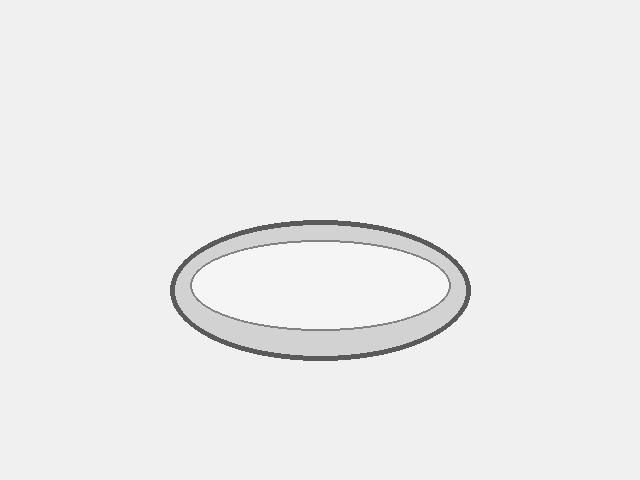
#> input picture Services/pyhtonServices/uploads/bowl.jpg, 640 x 480 px
$ python test.py
#> lines starting #> are read from the running program, lines starting #| are printed output that depends on the picture; after the words box and inside, x2 and y2 are one past the last pixel; in counts of white or black regions, pixels touching at a corner belong together
### Services/pyhtonServices/merger.py
import cv2
import numpy as np


def merge_video(bowl_image_path, water_video_path, output_video_path):
#> called with bowl_image_path = 'uploads/bowl.jpg', water_video_path = 'uploads/water.mp4', output_video_path = 'outputs/result.mp4'
    BOWL_X = 180
    BOWL_Y = 220
    BOWL_W = 280
    BOWL_H = 120

    bowl_bg = cv2.imread(bowl_image_path)
#> bowl_bg is the input picture: shape (480, 640, 3); min 57, max 255, mean 237.1
    water_video = cv2.VideoCapture(water_video_path)
    fps = water_video.get(cv2.CAP_PROP_FPS)
    width = int(
        water_video.get(cv2.CAP_PROP_FRAME_WIDTH)
    )

    height = int(
        water_video.get(cv2.CAP_PROP_FRAME_HEIGHT)
    )

    bowl_bg = cv2.resize(
        bowl_bg,
        (width, height)
    )

    fourcc = cv2.VideoWriter_fourcc(*'mp4v')

    writer = cv2.VideoWriter(
        output_video_path,
        fourcc,
        fps,
        (width, height)
    )

    while True:
        ret, water_frame = water_video.read()
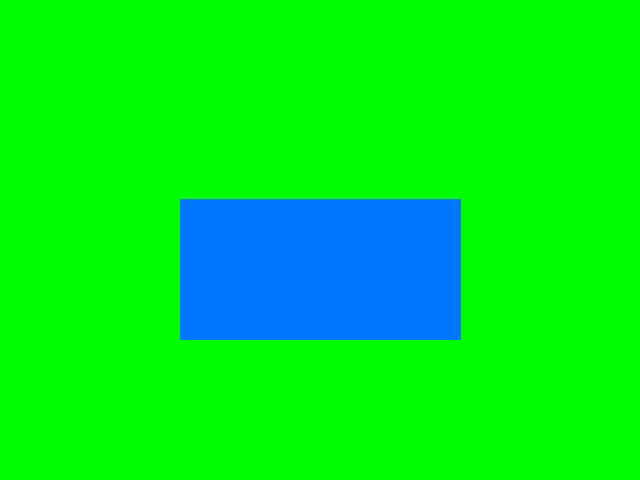
#> input picture frame 12 of Services/pyhtonServices/uploads/water.mp4, 640 x 480 px
#> water_frame is the input picture: shape (480, 640, 3); mean B, G, R 32.6, 236.5, 0
        if not ret:
            break

        hsv = cv2.cvtColor(
            water_frame,
            cv2.COLOR_BGR2HSV
        )
#> hsv: shape (480, 640, 3); mean H, S, V 65.9, 255, 253.7

        lower_green = np.array([35, 40, 40])
        upper_green = np.array([85, 255, 255])

        # Detect green screen
        green_mask = cv2.inRange(
            hsv,
            lower_green,
            upper_green
        )
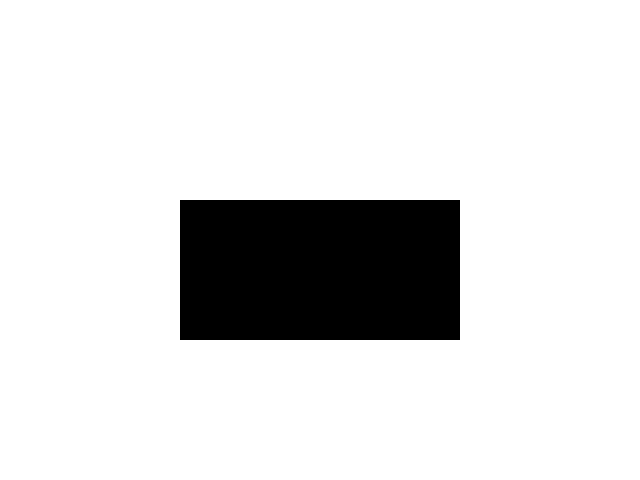
#> green_mask: shape (480, 640); 87.2% white; 1 black region, box (x1, y1, x2, y2) and area: (180, 200, 460, 340) 39200

        # Water = everything except green
        water_mask = cv2.bitwise_not(
            green_mask
        )

        # Bowl mask
        bowl_roi_mask = np.zeros(
            (height, width),
            dtype=np.uint8
        )

        cv2.ellipse(
            bowl_roi_mask,
            (
                BOWL_X + BOWL_W // 2,
                BOWL_Y + BOWL_H // 2
            ),
            (
                BOWL_W // 2,
                BOWL_H // 2
            ),
            0,
            0,
            360,
            255,
            -1
        )
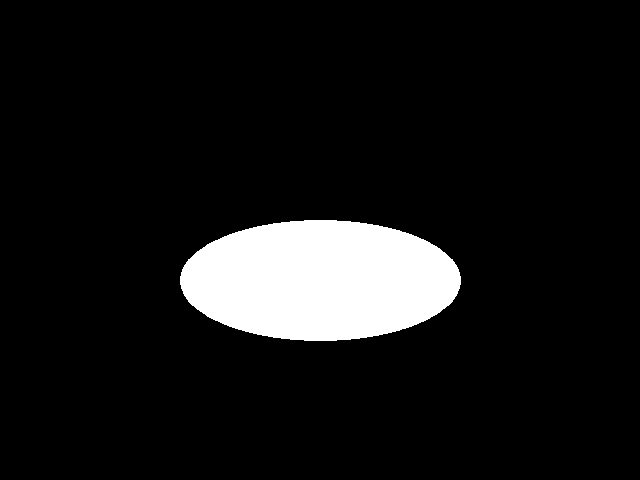
#> bowl_roi_mask: shape (480, 640); 8.7% white; 1 white region, box (x1, y1, x2, y2) and area: (180, 220, 461, 341) 26679

        # Keep water stream ABOVE bowl
        stream_mask = water_mask.copy()

        stream_mask[BOWL_Y:, :] = 0
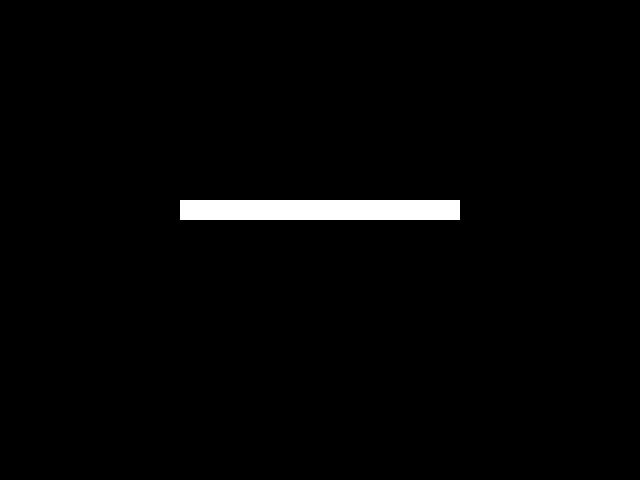
#> stream_mask: shape (480, 640); 1.8% white; 1 white region, box (x1, y1, x2, y2) and area: (180, 200, 460, 220) 5600

        # Keep water INSIDE bowl
        bowl_water_mask = cv2.bitwise_and(
            water_mask,
            bowl_roi_mask
        )
#> bowl_water_mask: shape (480, 640); 8.7% white; 1 white region, box (x1, y1, x2, y2) and area: (180, 220, 460, 340) 26637

        # Final visible water
        final_mask = cv2.bitwise_or(
            stream_mask,
            bowl_water_mask
        )
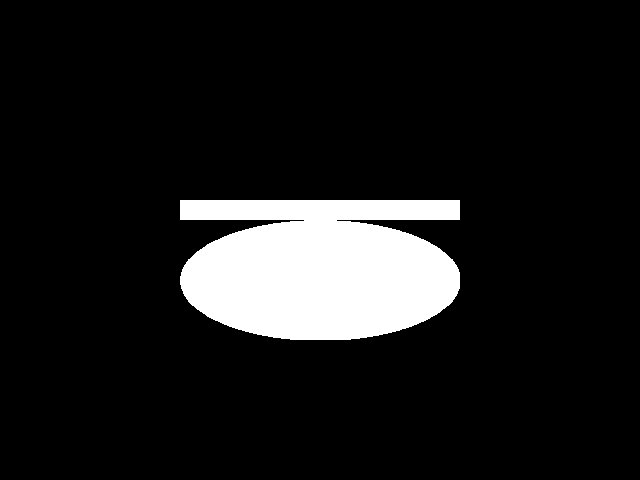
#> final_mask: shape (480, 640); 10.5% white; 1 white region, box (x1, y1, x2, y2) and area: (180, 200, 460, 340) 32237

        # Compose result
        combined = bowl_bg.copy()

        combined[final_mask > 0] = water_frame[
            final_mask > 0
        ]
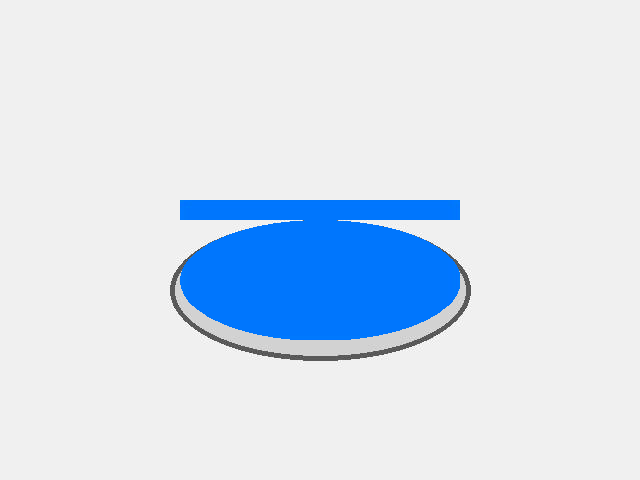
#> combined: shape (480, 640, 3); 10.49% of pixels changed, all inside (x1, y1, x2, y2) = (180, 200, 460, 340)
        writer.write(combined)

    writer.release()
    water_video.release()

### Services/pyhtonServices/test.py
from merger import merge_video

merge_video(
    "uploads/bowl.jpg",
    "uploads/water.mp4",
    "outputs/result.mp4"
)
